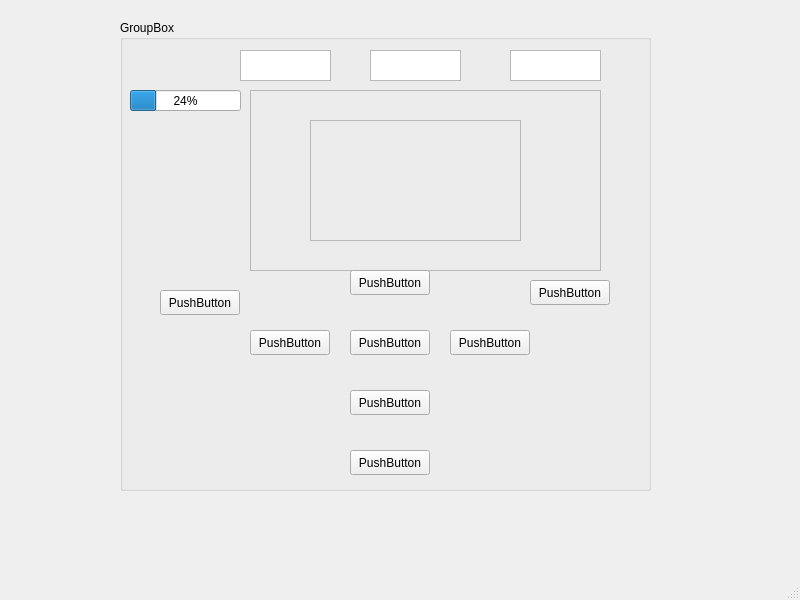
<?xml version="1.0" encoding="UTF-8"?>
<ui version="4.0">
 <class>MainWindow</class>
 <widget class="QMainWindow" name="MainWindow">
  <property name="geometry">
   <rect>
    <x>0</x>
    <y>0</y>
    <width>800</width>
    <height>600</height>
   </rect>
  </property>
  <property name="windowTitle">
   <string>MainWindow</string>
  </property>
  <widget class="QWidget" name="centralwidget">
   <widget class="QGroupBox" name="groupBox">
    <property name="geometry">
     <rect>
      <x>120</x>
      <y>20</y>
      <width>531</width>
      <height>471</height>
     </rect>
    </property>
    <property name="title">
     <string>GroupBox</string>
    </property>
    <widget class="QFrame" name="frame">
     <property name="geometry">
      <rect>
       <x>130</x>
       <y>70</y>
       <width>351</width>
       <height>181</height>
      </rect>
     </property>
     <property name="frameShape">
      <enum>QFrame::StyledPanel</enum>
     </property>
     <property name="frameShadow">
      <enum>QFrame::Raised</enum>
     </property>
     <widget class="QFrame" name="frame_2">
      <property name="geometry">
       <rect>
        <x>60</x>
        <y>30</y>
        <width>211</width>
        <height>121</height>
       </rect>
      </property>
      <property name="frameShape">
       <enum>QFrame::StyledPanel</enum>
      </property>
      <property name="frameShadow">
       <enum>QFrame::Raised</enum>
      </property>
     </widget>
    </widget>
    <widget class="QProgressBar" name="progressBar">
     <property name="geometry">
      <rect>
       <x>10</x>
       <y>70</y>
       <width>111</width>
       <height>21</height>
      </rect>
     </property>
     <property name="value">
      <number>24</number>
     </property>
    </widget>
    <widget class="QGraphicsView" name="graphicsView">
     <property name="geometry">
      <rect>
       <x>120</x>
       <y>30</y>
       <width>91</width>
       <height>31</height>
      </rect>
     </property>
    </widget>
    <widget class="QGraphicsView" name="graphicsView_2">
     <property name="geometry">
      <rect>
       <x>250</x>
       <y>30</y>
       <width>91</width>
       <height>31</height>
      </rect>
     </property>
    </widget>
    <widget class="QGraphicsView" name="graphicsView_3">
     <property name="geometry">
      <rect>
       <x>390</x>
       <y>30</y>
       <width>91</width>
       <height>31</height>
      </rect>
     </property>
    </widget>
    <widget class="QPushButton" name="pushButton">
     <property name="geometry">
      <rect>
       <x>130</x>
       <y>310</y>
       <width>80</width>
       <height>25</height>
      </rect>
     </property>
     <property name="text">
      <string>PushButton</string>
     </property>
    </widget>
    <widget class="QPushButton" name="pushButton_2">
     <property name="geometry">
      <rect>
       <x>230</x>
       <y>370</y>
       <width>80</width>
       <height>25</height>
      </rect>
     </property>
     <property name="text">
      <string>PushButton</string>
     </property>
    </widget>
    <widget class="QPushButton" name="pushButton_3">
     <property name="geometry">
      <rect>
       <x>330</x>
       <y>310</y>
       <width>80</width>
       <height>25</height>
      </rect>
     </property>
     <property name="text">
      <string>PushButton</string>
     </property>
    </widget>
    <widget class="QPushButton" name="pushButton_4">
     <property name="geometry">
      <rect>
       <x>230</x>
       <y>250</y>
       <width>80</width>
       <height>25</height>
      </rect>
     </property>
     <property name="text">
      <string>PushButton</string>
     </property>
    </widget>
    <widget class="QPushButton" name="pushButton_5">
     <property name="geometry">
      <rect>
       <x>230</x>
       <y>430</y>
       <width>80</width>
       <height>25</height>
      </rect>
     </property>
     <property name="text">
      <string>PushButton</string>
     </property>
    </widget>
    <widget class="QPushButton" name="pushButton_6">
     <property name="geometry">
      <rect>
       <x>40</x>
       <y>270</y>
       <width>80</width>
       <height>25</height>
      </rect>
     </property>
     <property name="text">
      <string>PushButton</string>
     </property>
    </widget>
    <widget class="QPushButton" name="pushButton_7">
     <property name="geometry">
      <rect>
       <x>410</x>
       <y>260</y>
       <width>80</width>
       <height>25</height>
      </rect>
     </property>
     <property name="text">
      <string>PushButton</string>
     </property>
    </widget>
    <widget class="QPushButton" name="pushButton_8">
     <property name="geometry">
      <rect>
       <x>230</x>
       <y>310</y>
       <width>80</width>
       <height>25</height>
      </rect>
     </property>
     <property name="text">
      <string>PushButton</string>
     </property>
    </widget>
   </widget>
  </widget>
  <widget class="QMenuBar" name="menubar">
   <property name="geometry">
    <rect>
     <x>0</x>
     <y>0</y>
     <width>800</width>
     <height>22</height>
    </rect>
   </property>
  </widget>
  <widget class="QStatusBar" name="statusbar"/>
 </widget>
 <resources/>
 <connections/>
</ui>
